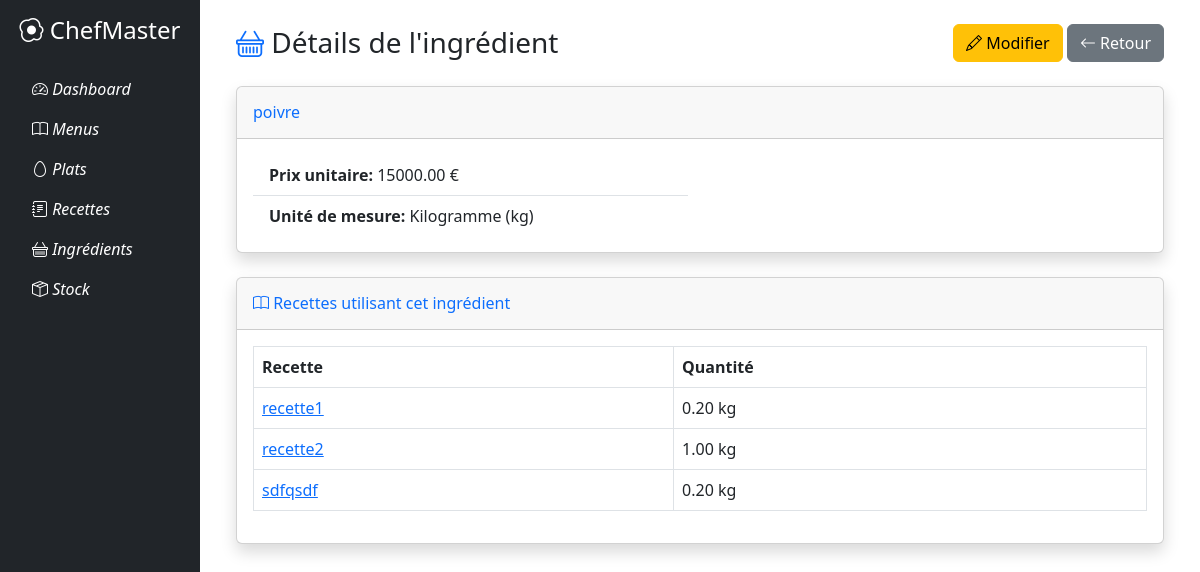
/ingredients/2/, run on the app's committed database.
### ingredients/models.py (models this page shows, shortened)
class Ingredient(models.Model):
    UNITE_MESURE_CHOICES = [
        ('kg', 'Kilogramme (kg)'),
        ('g', 'Gramme (g)'),
        ('l', 'Litre (l)'),
        ('ml', 'Millilitre (ml)'),
        ('m', 'Mètre (m)'),
        ('cm', 'Centimètre (cm)'),
        ('piece', 'Pièce'),
        ('autre', 'Autre'),
    ]
    nom = models.CharField(max_length=100)
    unite_mesure = models.CharField(max_length=50, choices=UNITE_MESURE_CHOICES, default='piece') # default value added
    quantite = models.DecimalField( max_digits=10, decimal_places=2, default=1.0, verbose_name="Quantité disponible" )
    prix_unitaire = models.DecimalField(max_digits=10, decimal_places=2, verbose_name="Prix unitaire (TND)", validators=[MinValueValidator(0)])
    date_achat = models.DateField(null=True, blank=True, verbose_name="Date d'achat")  # Saisie manuelle
    date_validite = models.DateField( verbose_name="Date de validité", null=True, blank=True )

### recettes/models.py (models this page shows, shortened)
class CompositionRecette(models.Model):
    recette = models.ForeignKey(Recette, on_delete=models.CASCADE)
    ingredient = models.ForeignKey(Ingredient, on_delete=models.CASCADE)
    quantite = models.DecimalField(max_digits=6, decimal_places=2)
    class Meta:
        unique_together = ('recette', 'ingredient')

class Recette(models.Model):
    nom = models.CharField(max_length=100)
    description = models.TextField(blank=True)
    temps_preparation = models.PositiveIntegerField(help_text="Temps en minutes")
    instructions = models.TextField()
    ingredients = models.ManyToManyField(Ingredient, through='CompositionRecette')

### ingredients/views.py (the view)
# urls.py: path('<int:pk>/', views.IngredientDetailView.as_view(), name='detail'),
class IngredientDetailView(DetailView):
    model = Ingredient
    template_name = 'ingredients/ingredient_detail.html'
    context_object_name = 'ingredient'
    def get_context_data(self, **kwargs):
        context = super().get_context_data(**kwargs)
        context['used_in_recipes'] = self.object.compositionrecette_set.select_related('recette').all()
        return context

### ingredients/templates/ingredients/ingredient_detail.html
{% extends 'base.html' %}
{% block content %}
<div class="container-fluid">
    <div class="d-sm-flex align-items-center justify-content-between mb-4">
        <h1 class="h3 mb-0 text-gray-800">
            <i class="bi bi-basket text-primary"></i> Détails de l'ingrédient
        </h1>
        <div>
            <a href="{% url 'ingredients:update' object.pk %}" class="btn btn-warning">
                <i class="bi bi-pencil"></i> Modifier
            </a>
            <a href="{% url 'ingredients:list' %}" class="btn btn-secondary">
                <i class="bi bi-arrow-left"></i> Retour
            </a>
        </div>
    </div>
    <div class="card shadow mb-4">
        <div class="card-header py-3">
            <h6 class="m-0 font-weight-bold text-primary">{{ object.nom }}</h6>
        </div>
        <div class="card-body">
            <div class="row">
                <div class="col-md-6">
                    <ul class="list-group list-group-flush">
                        <li class="list-group-item">
                            <strong>Prix unitaire:</strong> {{ object.prix_unitaire }} €
                        </li>
                        <li class="list-group-item">
                            <strong>Unité de mesure:</strong> {{ object.get_unite_mesure_display }}
                        </li>
                    </ul>
                </div>
            </div>
        </div>
    </div>
    <div class="card shadow mb-4">
        <div class="card-header py-3">
            <h6 class="m-0 font-weight-bold text-primary">
                <i class="bi bi-book"></i> Recettes utilisant cet ingrédient
            </h6>
        </div>
        <div class="card-body">
            {% if object.compositionrecette_set.all %}
            <div class="table-responsive">
                <table class="table table-bordered">
                    <thead>
                        <tr>
                            <th>Recette</th>
                            <th>Quantité</th>
                        </tr>
                    </thead>
                    <tbody>
                        {% for composition in object.compositionrecette_set.all %}
                        <tr>
                            <td>
                                <a href="{% url 'recette:detail' composition.recette.pk %}">
                                    {{ composition.recette.nom }}
                                </a>
                            </td>
                            <td>{{ composition.quantite }} {{ object.unite_mesure }}</td>
                        </tr>
                        {% endfor %}
                    </tbody>
                </table>
            </div>
            {% else %}
            <p class="text-muted">Cet ingrédient n'est utilisé dans aucune recette</p>
            {% endif %}
        </div>
    </div>
</div>
{% endblock %}

### data on the page
Ingredient: nom "poivre", prix_unitaire "15000.00", unite_mesure "Kilogramme (kg)", unite_mesure "kg"
CompositionRecette: recette.nom "recette1", quantite "0.20"
CompositionRecette: recette.nom "recette2", quantite "1.00"
CompositionRecette: recette.nom "sdfqsdf", quantite "0.20"
